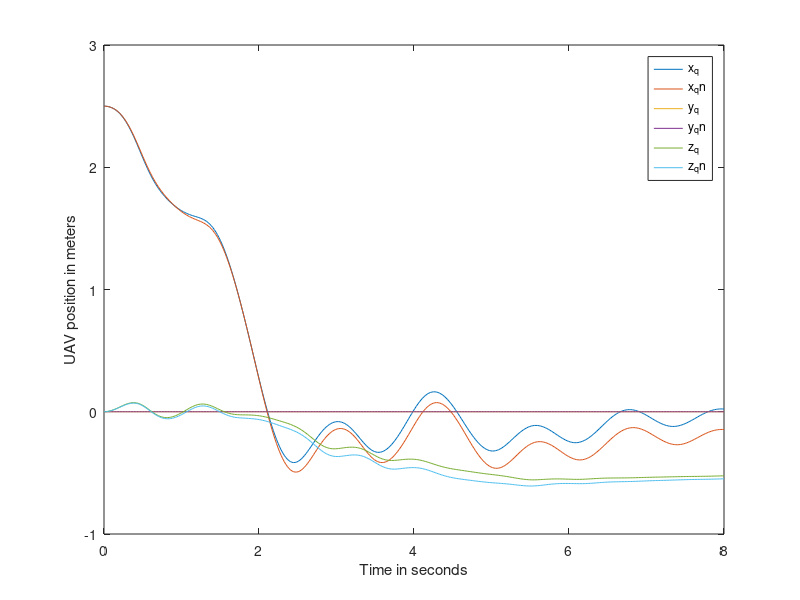
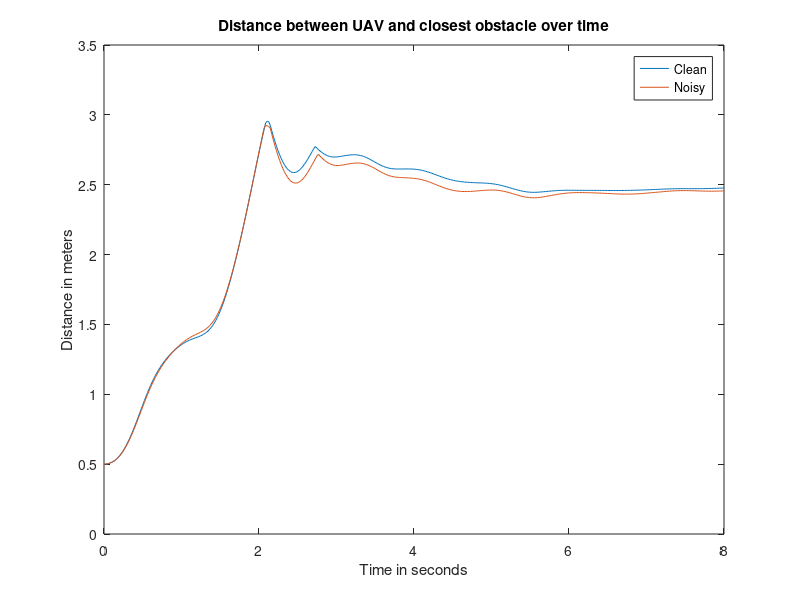
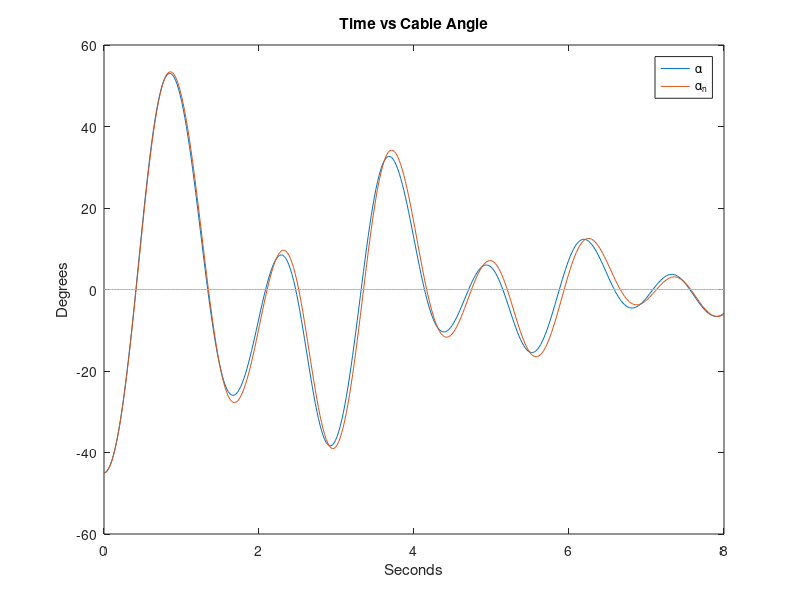

The MATLAB source for these figures, in order:
% Copyright 2021-2023, University of Cincinnati
% All rights reserved. See LICENSE file at:
% https://github.com/akshayelangovan/FASTCoD
% Additional copyright may be held by others, as reflected in the commit history.
% Author : Akshay Elangovan

clc
close all
clear

rng(2323)

load('clean.mat')

xq = z(:,1);
yq = z(:,2);
zq = z(:,3);
aq = z(:,4);
bq = z(:,5);
phiq = z(:,6);
thetaq = z(:,7);
psiq = z(:,8);

xqdot = z(:,9);
yqdot = z(:,10);
zqdot = z(:,11);
aqdot = z(:,12);
bqdot = z(:,13);
phiqdot = z(:,14);
thetaqdot = z(:,15);
psiqdot = z(:,16);

distancetoobs_clean = distancetoobs;

load('error5.mat')
z_with_error = z_with_error5;

xq_noisy = z_with_error(:,1);
yq_noisy = z_with_error(:,2);
zq_noisy = z_with_error(:,3);
aq_noisy = z_with_error(:,4);
bq_noisy = z_with_error(:,5);
phiq_noisy = z_with_error(:,6);
thetaq_noisy = z_with_error(:,7);
psiq_noisy = z_with_error(:,8);

xqdot_noisy = z_with_error(:,9);
yqdot_noisy = z_with_error(:,10);
zqdot_noisy = z_with_error(:,11);
aqdot_noisy = z_with_error(:,12);
bqdot_noisy = z_with_error(:,13);
phiqdot_noisy = z_with_error(:,14);
thetaqdot_noisy = z_with_error(:,15);
psiqdot_noisy = z_with_error(:,16);

distancetoobs_noisy = distancetoobs;

%% Plots

% Plotting UAV Positions
figure()
plot(t,xq,t,xq_noisy,t,yq,t,yq_noisy,t,zq,t,zq_noisy)
legend('x_q','x_qn','y_q','y_qn','z_q','z_qn')
xlabel('Time in seconds')
ylabel('UAV position in meters')
ylim([-1 3])

% % Plot UAV Velocities
% figure()
% plot(t,xqdot,t,yqdot,t,zqdot)
% legend('x velocity','y velocity','z velocity')
% title('Time vs Velocity States')

figure()
plot(t,distancetoobs_clean,t,distancetoobs_noisy)
ylabel('Distance in meters');
xlabel('Time in seconds')
legend('Clean','Noisy')
title('Distance between UAV and closest obstacle over time')
ylim([0 3.5])
% 
% % Plot UAV Path
% figure();
% plot3(xq, yq, zq);
% xlabel('x_q in meters');
% ylabel('y_q in meters');
% zlabel('z_q in meters');
% title('UAV path');
% xlim([-1 3]);
% ylim([-2 2]);
% zlim([-2 2]);
% 
% Plot Payload Cable Angle
figure()
plot(t,rad2deg(aq),t,rad2deg(aq_noisy),t,zeros(size(t)))
legend('\alpha','\alpha_n')
title('Time vs Cable Angle')
xlabel('Seconds')
ylabel('Degrees')


 %% End       